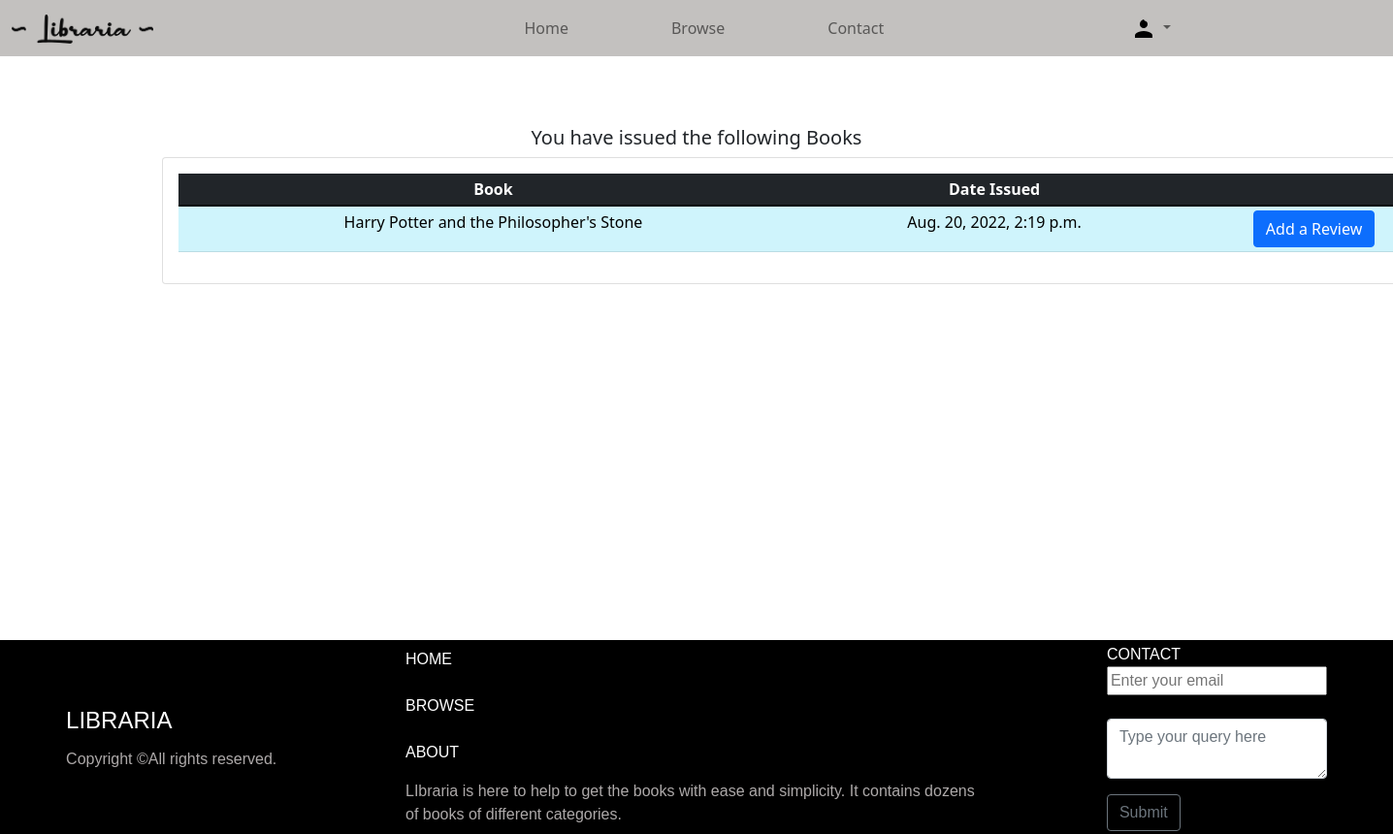
/mybooks/ (signed in), run on the app's committed database.
### accounts/models.py (models this page shows, shortened)
class Order(models.Model):
    STATUS=(('Rented','Rented'),('Pending','Pending'),('Returned','Returned'))
    user=models.ForeignKey(User,on_delete=models.CASCADE,null=True)
    book=models.ForeignKey(Book, max_length=200, on_delete=models.SET_NULL,null=True)
    status=models.CharField(max_length=200, null=True,choices=STATUS)
    dateordered=models.DateTimeField(auto_now_add=True, null=True)

class Book(models.Model):
    name=models.CharField(max_length=200, null= True)
    category=models.ManyToManyField(Category,related_name='category')
    author=models.CharField(max_length=200,null=True)
    quantity=models.IntegerField(null=True,blank=True)
    language=models.ForeignKey(Language,on_delete=models.CASCADE,null=True,blank=True)
    dimennsions=models.CharField(max_length=100,null=True,blank=True)
    description=models.TextField(max_length=5000,null=True,blank=True)
    image=models.ImageField(default='defaultbook.png',null=True,blank=True)
    upvote=models.ManyToManyField(User,blank=True,related_name='upvote')
    downvote=models.ManyToManyField(User,blank=True,related_name='downvote')

### accounts/views.py (the view)
# urls.py: path('mybooks/',views.myBooks,name='mybooks'),
@login_required(login_url='login')
def myBooks(request):
    group_admin=Group.objects.get(name='admin')
    admin_users=User.objects.filter(groups=group_admin)
    user=request.user
    orders=user.order_set.filter(status='Rented')
    context={'orders':orders,'admin_users':admin_users}
    return render(request,'accounts/mybooks.html',context)

### accounts/templates/accounts/mybooks.html (shortened to what this page needs)
{% extends 'accounts/main.html' %} {% block content %}
<br>
<br><br>
<div>
    <h5 style="text-align: center;">You have issued the following Books</h5>
    <div style="height:73vh;justify-content: center; align-items:top; display: flex; width: 70%;">
      <div class="row">
        <div class="col-md">
          <div class="card card-body" style="width: 200%;">
            <table class="table  tabble-stripped table-sm" >
              <thead class="table-dark">
              <tr >
                <th  style="text-align:center;">Book</th>
                <th  style="text-align: center;">Date Issued</th>
                <th   style="text-align:center;"></th>
              </tr>
            </thead>
            <tbody  class="table-info">
              {% for i in orders %}
              <tr>
                <td style="text-align:center;">{{i.book.name}}</td>
                <td style="text-align: center;"> {{i.dateordered}}</td>
                <td style="text-align:center;" >   <a
                  class="btn btn-primary justify sm"
                  href="{% url 'addreview' i.book.id  %}"
                  role="button"
                  >Add a Review</a
                  >
                </td>
              </tr>
              {% endfor %}
            </tbody>
            </table>
          </div>
        </div>
      </div>
    </div>
  </div>
{% endblock %}

### static/css/style.css (style rules this page uses)
* { box-sizing: border-box; }

### accounts/templates/accounts/mybooks.html (style rules this page uses)
body { height: 70vh; }

### accounts/templates/accounts/footer.html (style rules this page uses)
html { position: relative; }
body { margin-bottom: 300px; }

### data on the page
Order: book.name "Harry Potter and the Philosopher's Stone", dateordered "Aug. 20, 2022, 2:19 p.m."
